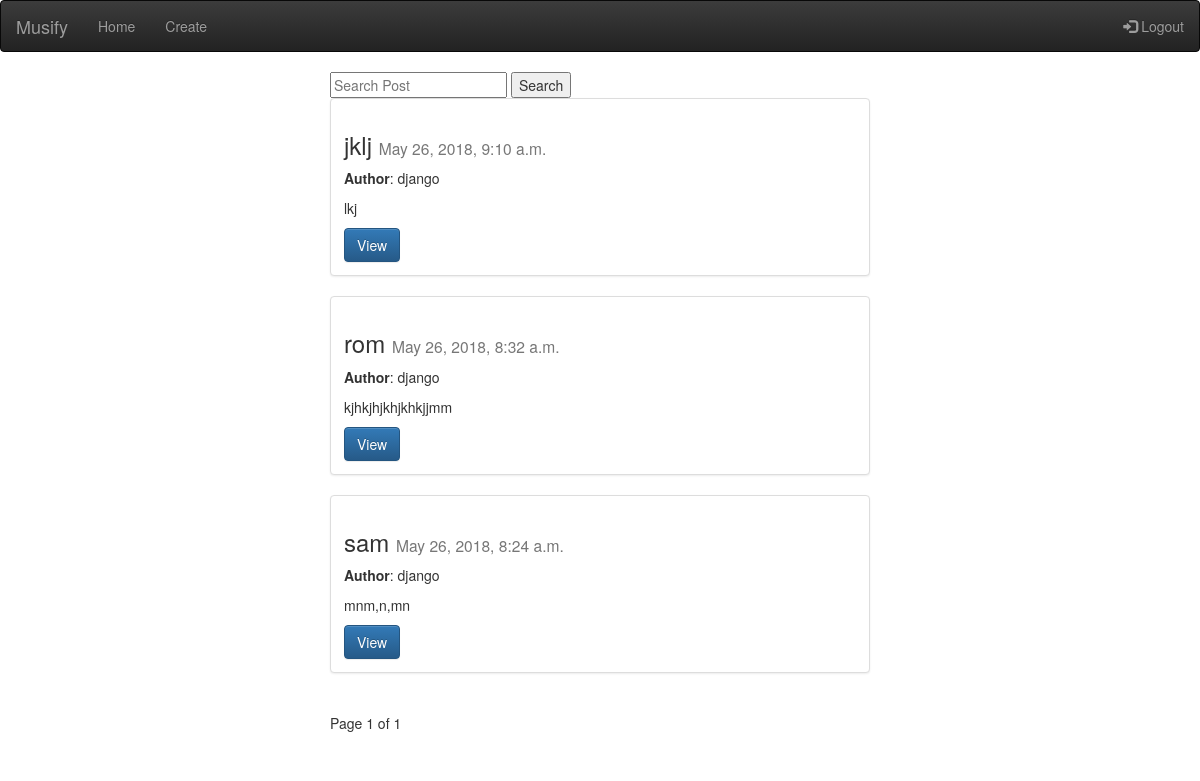
/posts/django (signed in), run on an earlier commit of the app's database.
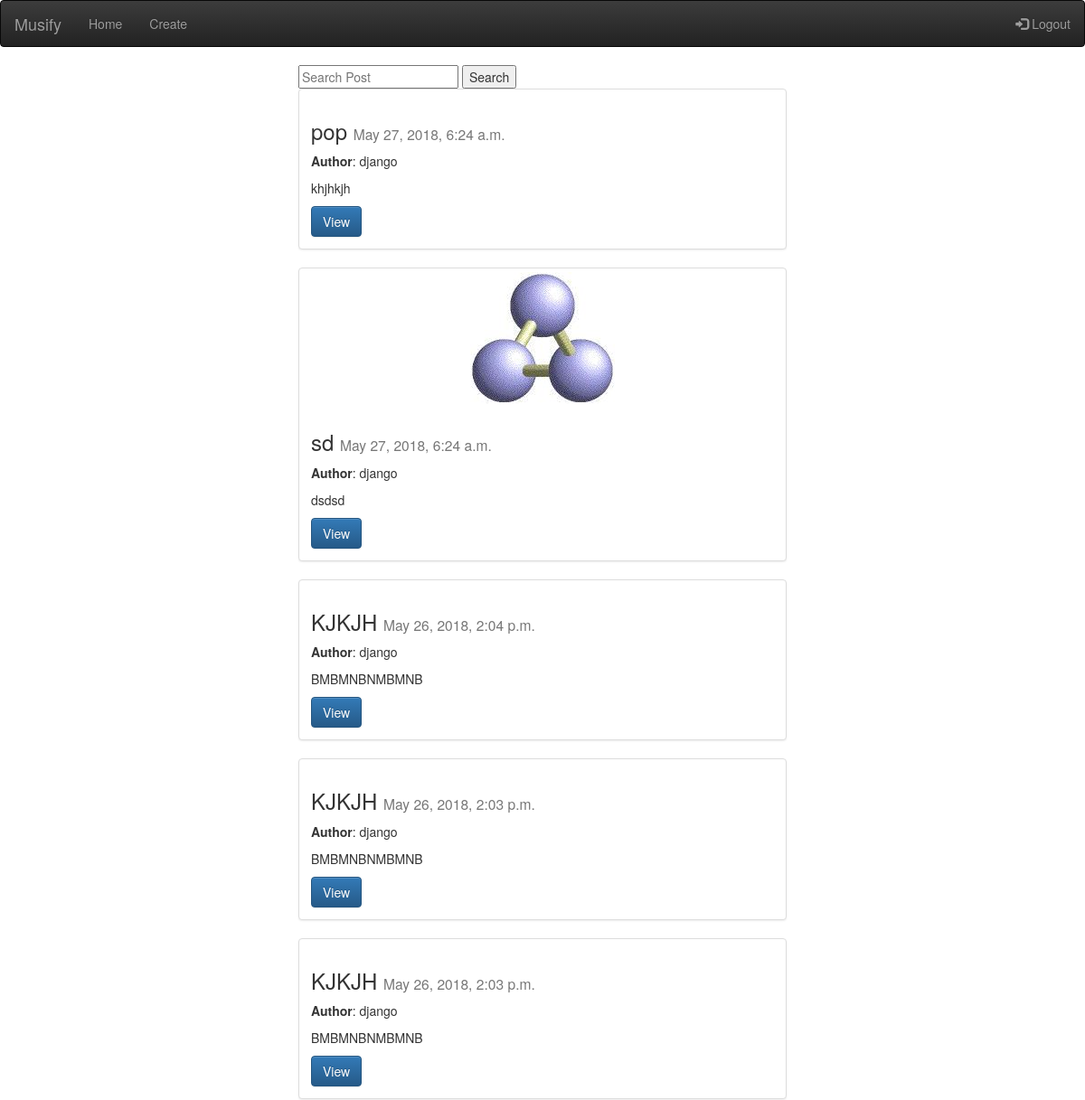
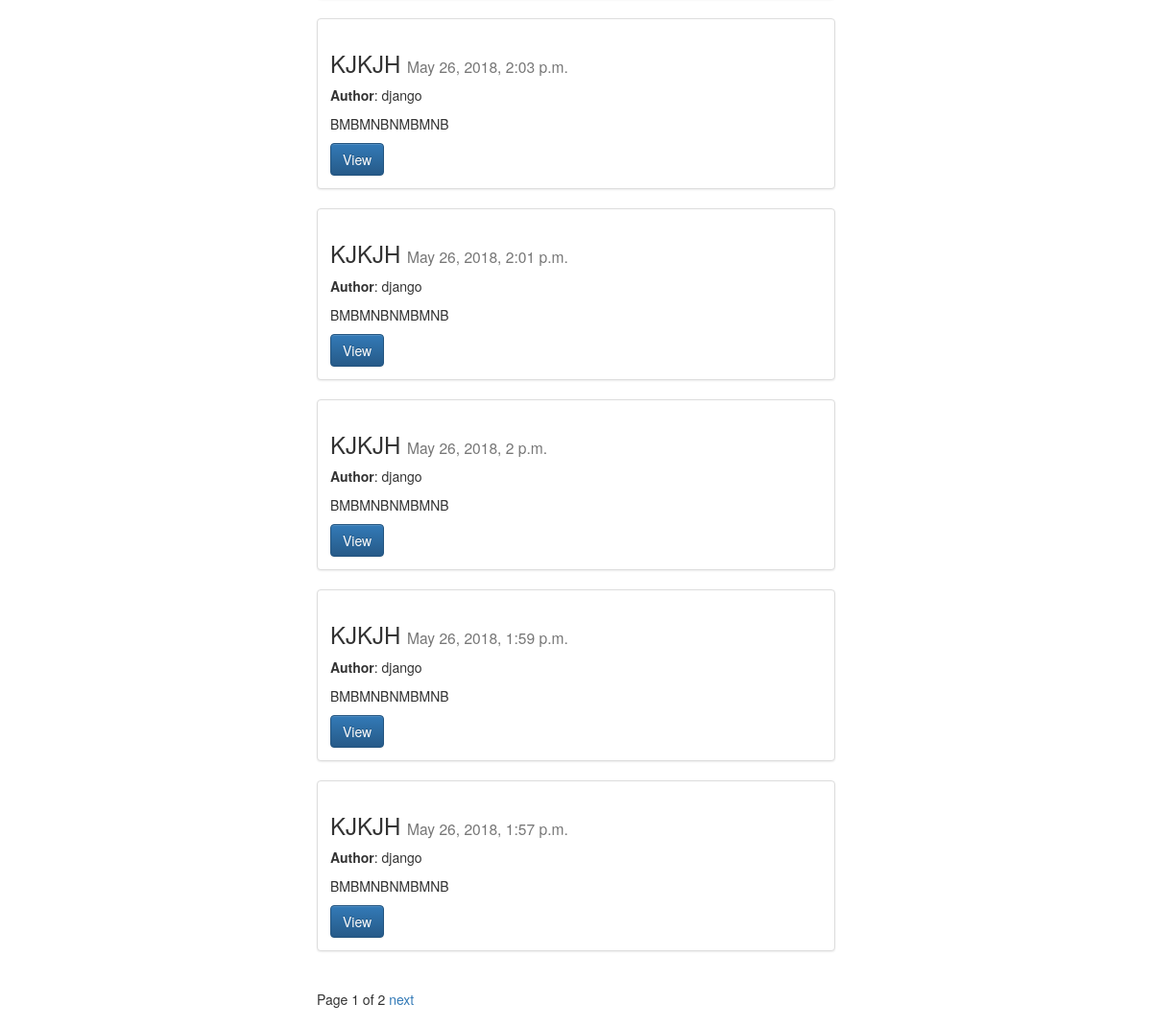
And on a later commit of the database (2 pictures, top to bottom).
### posts/models.py (models this page shows, shortened)
class Post(models.Model):
    author=models.ForeignKey(User,default=1)
    title=models.CharField(max_length=120)
    timestamp=models.DateTimeField(auto_now_add=True)
    lyrics=models.CharField(max_length=300,null=True)
    artist=models.CharField(max_length=120)
    content=models.TextField(max_length=6000)
    image=models.ImageField(upload_to=location,blank=True)#Use of imagefield requires you to install pillow
    def get_absolute_url(self):
        return reverse("posts:details",kwargs={"id":self.id,"username":self.author.username})
    def get_author(self):
        return self.author.username
    class Meta:
        ordering=["-timestamp"]

### posts/views.py (the view)
# urls.py: url(r'^(?P<username>[-\w]+)$', views.list_view, name="list"),
@login_required(login_url="/")
def list_view(request,username=None):
    q=request.GET.get('q')
    queryset_list=Post.objects.all()
    if q:
        queryset_list=queryset_list.filter(Q(title__icontains=q)|Q(lyrics__icontains=q)).distinct()
    paginator = Paginator(queryset_list, 10)  # Show 25 contacts per page
    page_request_var = "page"
    page = request.GET.get(page_request_var)
    try:
        queryset = paginator.page(page)
    except PageNotAnInteger:
        queryset = paginator.page(1)
    except EmptyPage:
        queryset = paginator.page(paginator.num_pages)
    context = {
        "list": queryset,
        "username":username,
        "page_request_var": page_request_var
    }
    return render(request,'posts/list.html',context)

### posts/templates/posts/list.html (shortened to what this page needs)
{% extends "posts/base.html" %}
{%block content %}
<div class='col-sm-6 col-sm-offset-3'>
        <form>
        <input type="text" name="q" placeholder="Search Post">
        <input type="submit" value="Search">
    </form>
  {% for obj in list %}
<div class="row">
  <div class="col-sm-12">
    <div class="thumbnail">
        {% if obj.image %}
         <img src='{{ obj.image.url }}' class='img-responsive' />
        {% endif %}
      <div class="caption">
        <h3>{{obj.title}} <small>{{ obj.timestamp }}</small></h3>
          <p><b>Author</b>: {{ obj.get_author }}</p>
          <p class="content-markdown">{{ obj.content | truncatewords_html:10 }}</p>
      <a class="btn btn-primary" href='{{ obj.get_absolute_url }}'>View</a>
      </div>
    </div>
  </div>
</div>
{% endfor %}
<div class="pagination">
    <span class="step-links">
        <span class="current">
            Page {{ list.number }} of {{ list.paginator.num_pages }}
        </span>
        {% if list.has_next %}
            <a href="?{{ page_request_var }}={{ list.next_page_number }}">next</a>
        {% endif %}
    </span>
</div>
    </div>
{% endblock content %}

### posts/templates/posts/base.html (shortened to what this page needs)
<!DOCTYPE html>
{% load static %}
<html lang="en">
<head>
    <link href="{% static 'css/bootstrap.min.css' %}" rel="stylesheet">
    <link href="{% static 'css/bootstrap-theme.min.css' %}" rel="stylesheet">
    <link rel="stylesheet" href="{% static 'posts/css/base.css' %}">
</head>
<body>
 <nav class="navbar navbar-inverse">
  <div class="container-fluid">
    <div class="navbar-header">
      <span class="navbar-brand" >Musify</span>
    </div>
    <ul class="nav navbar-nav my-navbar">
      <li class="home"><a href="{% url 'posts:list' username=username %}">Home</a></li>
      <li class="create"><a href="{% url 'posts:create' username=username %}">Create</a></li>
    </ul>
    <ul class="nav navbar-nav navbar-right">
      <li><a href="/logout/"><span class="glyphicon glyphicon-log-in"></span> Logout</a></li>
    </ul>
  </div>
</nav>
<div class="container">
{% block content %}
{% endblock %}
</div>
</body>
</html>

### posts/static/posts/css/base.css (style rules this page uses)
li { list-style-type:None; }

What changed in the data, as far as the page shows it:
no longer on this page (row unchanged): Post: title "jklj", timestamp "May 26, 2018, 9:10 a.m.", get_author "django", content "lkj"
no longer on this page (row unchanged): Post: title "rom", timestamp "May 26, 2018, 8:32 a.m.", get_author "django", content "kjhkjhjkhjkhkjjmm"
no longer on this page (row unchanged): Post: title "sam", timestamp "May 26, 2018, 8:24 a.m.", get_author "django", content "mnm,n,mn"
added Post: title "pop", timestamp "May 27, 2018, 6:24 a.m.", get_author "django", content "khjhkjh"
added Post: image (picture), title "sd", timestamp "May 27, 2018, 6:24 a.m.", get_author "django", content "dsdsd"
added Post: title "KJKJH", timestamp "May 26, 2018, 2:04 p.m.", get_author "django", content "BMBMNBNMBMNB"
added Post: title "KJKJH", timestamp "May 26, 2018, 2:03 p.m.", get_author "django", content "BMBMNBNMBMNB"
added Post: title "KJKJH", timestamp "May 26, 2018, 2:03 p.m.", get_author "django", content "BMBMNBNMBMNB"
added Post: title "KJKJH", timestamp "May 26, 2018, 2:03 p.m.", get_author "django", content "BMBMNBNMBMNB"
added Post: title "KJKJH", timestamp "May 26, 2018, 2:01 p.m.", get_author "django", content "BMBMNBNMBMNB"
added Post: title "KJKJH", timestamp "May 26, 2018, 2 p.m.", get_author "django", content "BMBMNBNMBMNB"
added Post: title "KJKJH", timestamp "May 26, 2018, 1:59 p.m.", get_author "django", content "BMBMNBNMBMNB"
added Post: title "KJKJH", timestamp "May 26, 2018, 1:57 p.m.", get_author "django", content "BMBMNBNMBMNB"
Also different on the page:
{{ list.paginator.num_pages }}: "1" → "2"
text now shown: "next"
